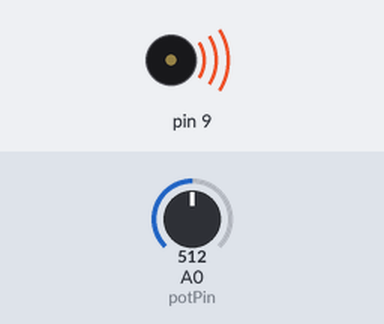
Recording of a sketch running on a simulated Arduino Uno, built with avr-gcc and run on an emulated ATmega328P. On the bench: buzzer (waves = sounding). The inputs (shaded band) are chosen by the test bench; at power-on: A0 (potPin) = 512.

Above: at 0.1 s.
Timing chart, 0 to 1.6 s (numbered marks = the images above):
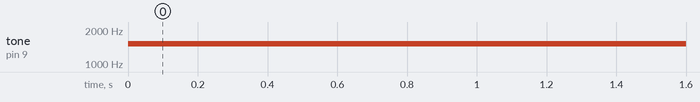

The sketch:

Buzzer.ino
```cpp
/*
 * Buzzer Example
 * Author: Tom Van den Bon
 *
 * Description: Example of using the Buzzer to make noise
 *
 * LED Connections:
 *
 * LED1 - D2
 * LED2 - D3
 * LED3 - D4
 * LED4 - D5
 * LED5 - D6
 * LED6 - D7
 * LED7 - D8
 * LED8 - D10
 * LED9 - D11
 * LED10 - D12
 * LED11 - D13
 *
 * Potentiometer Connection: A0
 *
 * Button Connections:
 *
 * BUTTON1 A1
 * BUTTON2 A2
 * BUTTON3 A3
 * BUTTON4 A4
 *
 * Buzzer Connection: D9
 *
 */

int potPin = A0;
int potValue = 0;

void setup() {

}

void loop() {
  potValue = analogRead( potPin );
  tone(9, potValue + 1000, 50 );
}
```

Measured:
- by itself, tone on pin 9: silent → 1512 Hz at 0.00 s
